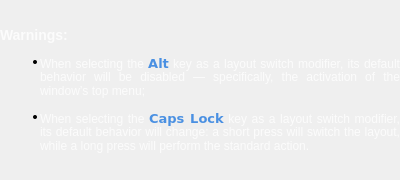
<?xml version="1.0" encoding="UTF-8"?>
<ui version="4.0">
 <class>keyWarning</class>
 <widget class="QWidget" name="keyWarning">
  <property name="geometry">
   <rect>
    <x>0</x>
    <y>0</y>
    <width>400</width>
    <height>180</height>
   </rect>
  </property>
  <layout class="QVBoxLayout" name="vlayout_keyWarning">
   <property name="spacing">
    <number>0</number>
   </property>
   <property name="leftMargin">
    <number>0</number>
   </property>
   <property name="topMargin">
    <number>0</number>
   </property>
   <property name="rightMargin">
    <number>0</number>
   </property>
   <property name="bottomMargin">
    <number>0</number>
   </property>
   <item>
    <widget class="QFrame" name="frame_keyWarning">
     <property name="styleSheet">
      <string notr="true">QFrame#frame_keyWarning {
padding: 10px;
border-radius: 16px;
border: 1px solid rgba(255, 255, 255, 30);
background: rgba(42, 42, 42, 225);
};</string>
     </property>
     <layout class="QVBoxLayout" name="vlayout_frame">
      <property name="spacing">
       <number>0</number>
      </property>
      <property name="leftMargin">
       <number>0</number>
      </property>
      <property name="topMargin">
       <number>0</number>
      </property>
      <property name="rightMargin">
       <number>0</number>
      </property>
      <property name="bottomMargin">
       <number>0</number>
      </property>
      <item>
       <widget class="QLabel" name="label_keyWarning">
        <property name="text">
         <string>&lt;html&gt;&lt;head/&gt;&lt;body&gt;
&lt;div style=&quot;color: rgba(255, 255, 255, 200); font-size: 12px;&quot;&gt;
&lt;p align=&quot;justify&quot; style=&quot;font-size: 14px;&quot;&gt;
&lt;span style=&quot; font-weight:700;&quot;&gt;Warnings:&lt;/span&gt;
&lt;/p&gt;
&lt;ul style=&quot;margin-top: 0px; margin-bottom: 0px; margin-left: 0px; margin-right: 0px; -qt-list-indent: 1;&quot;&gt;
&lt;li align=&quot;justify&quot; style=&quot; margin-top:12px; margin-bottom:12px; margin-left:0px; margin-right:0px; -qt-block-indent:0; text-indent:0px;&quot;&gt;
&lt;p align=&quot;justify&quot;&gt;
When selecting the &lt;code style=&quot;color: rgba(74, 144, 226, 255); font-size: 13px;&quot;&gt;&lt;span style=&quot; font-weight:700;&quot;&gt;Alt&lt;/span&gt;&lt;/code&gt; key as a layout switch modifier, its default behavior will be disabled — specifically, the activation of the window’s top menu;
&lt;/p&gt;
&lt;/li&gt;
&lt;li align=&quot;justify&quot; style=&quot; margin-top:12px; margin-bottom:12px; margin-left:0px; margin-right:0px; -qt-block-indent:0; text-indent:0px;&quot;&gt;
&lt;p align=&quot;justify&quot;&gt;
When selecting the &lt;code style=&quot;color: rgba(74, 144, 226, 255); font-size: 13px;&quot;&gt;&lt;span style=&quot; font-weight:700;&quot;&gt;Caps Lock&lt;/span&gt;&lt;/code&gt;  key as a layout switch modifier, its default behavior will change: a short press will switch the layout, while a long press will perform the standard action.
&lt;/p&gt;
&lt;/li&gt;
&lt;/ul&gt;
&lt;/div&gt;
&lt;/body&gt;&lt;/html&gt;</string>
        </property>
        <property name="wordWrap">
         <bool>true</bool>
        </property>
       </widget>
      </item>
     </layout>
    </widget>
   </item>
  </layout>
 </widget>
 <resources/>
 <connections/>
</ui>
